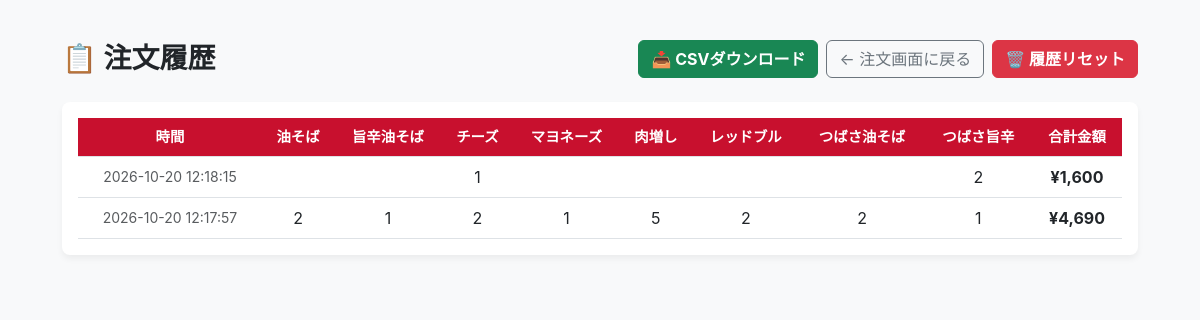
Before: /history with the older database file.
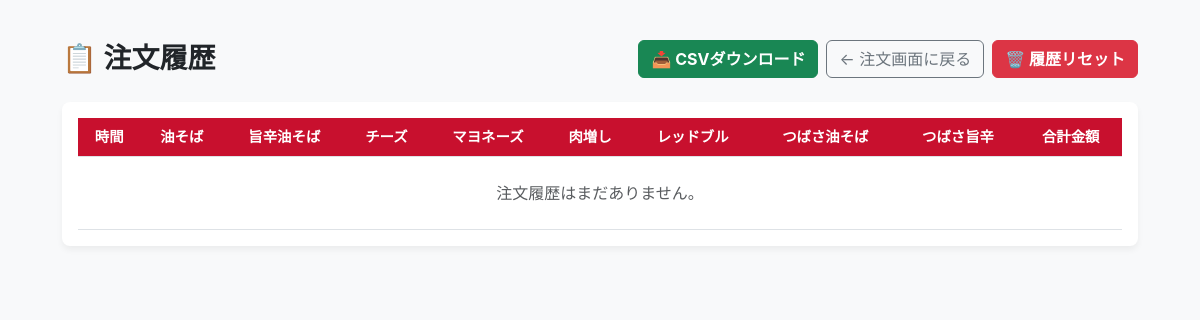
After: the same page with the newer database file.
### tables this page shows
CREATE TABLE orders (
            id INTEGER PRIMARY KEY AUTOINCREMENT,
            normal INTEGER DEFAULT 0,
            spicy INTEGER DEFAULT 0,
            set_normal INTEGER DEFAULT 0,
            set_spicy INTEGER DEFAULT 0,
            cheese INTEGER DEFAULT 0,
            mayo INTEGER DEFAULT 0,
            meat INTEGER DEFAULT 0,
            redbull INTEGER DEFAULT 0,
            total_price INTEGER,
            created_at TIMESTAMP DEFAULT CURRENT_TIMESTAMP
        );

### app.py (the view)
@app.route('/history')
def history():
    conn = sqlite3.connect('orders.db')
    conn.row_factory = sqlite3.Row
    cursor = conn.cursor()
    cursor.execute('SELECT * FROM orders ORDER BY id DESC')
    orders = cursor.fetchall()
    conn.close()
    return render_template('history.html', orders=orders)

### templates/history.html (shortened to what this page needs)
<!DOCTYPE html>
<html lang="ja">
<head>
    <link href="https://cdn.jsdelivr.net/npm/bootstrap@5.3.0/dist/css/bootstrap.min.css" rel="stylesheet">
    <link rel="stylesheet" href="{{ url_for('static', filename='css/style.css') }}">
</head>
<body class="p-2 p-md-4">
    <div class="container my-3" style="max-width: 1100px;">
        <div class="d-flex flex-wrap justify-content-between align-items-center mb-4 gap-2">
            <h1 class="h3 fw-bold text-dark m-0">📋 注文履歴</h1>
            <div class="d-flex gap-2 flex-wrap">
                <a href="/download_csv" class="btn btn-success fw-bold">📥 CSVダウンロード</a>
                <a href="/" class="btn btn-outline-secondary">← 注文画面に戻る</a>
                <button type="button" class="btn btn-danger fw-bold" data-bs-toggle="modal" data-bs-target="#resetModal">
                    🗑️ 履歴リセット
                </button>
            </div>
        </div>
        <div class="table-responsive p-2 p-md-3">
            <table class="table table-hover align-middle mb-0">
                <thead>
                    <tr class="table-red-header">
                        <th>時間</th>
                        <th>油そば</th>
                        <th>旨辛油そば</th>
                        <th>チーズ</th>
                        <th>マヨネーズ</th>
                        <th>肉増し</th>
                        <th>レッドブル</th>
                        <th>つばさ油そば</th>
                        <th>つばさ旨辛</th>
                        <th>合計金額</th>
                    </tr>
                </thead>
                <tbody>
                    {% for order in orders %}
                    <tr>
                        <td class="text-muted small">{{ order.created_at }}</td>
                        <td>{% if order.normal > 0 %}{{ order.normal }}{% endif %}</td>
                        <td>{% if order.spicy > 0 %}{{ order.spicy }}{% endif %}</td>
                        <td>{% if order.cheese > 0 %}{{ order.cheese }}{% endif %}</td>
                        <td>{% if order.mayo > 0 %}{{ order.mayo }}{% endif %}</td>
                        <td>{% if order.meat > 0 %}{{ order.meat }}{% endif %}</td>
                        <td>{% if order.redbull > 0 %}{{ order.redbull }}{% endif %}</td>
                        <td>{% if order.set_normal > 0 %}{{ order.set_normal }}{% endif %}</td>
                        <td>{% if order.set_spicy > 0 %}{{ order.set_spicy }}{% endif %}</td>
                        <td class="fw-bold">¥{{ "{:,}".format(order.total_price) }}</td>
                    </tr>
                    {% else %}
                    <tr>
                        <td colspan="10" class="text-center text-muted py-4">注文履歴はまだありません。</td>
                    </tr>
                    {% endfor %}
                </tbody>
            </table>
        </div>
    </div>
</body>
</html>

Changed rows visible on the page:
removed orders: created_at "2026-10-20 12:18:15", cheese "1", set_spicy "2", total_price "1,600"
removed orders: created_at "2026-10-20 12:17:57", normal "2", spicy "1", cheese "2", mayo "1", meat "5", redbull "2", set_normal "2", set_spicy "1", total_price "4,690"
Other visible differences:
text now shown: "注文履歴はまだありません。"
